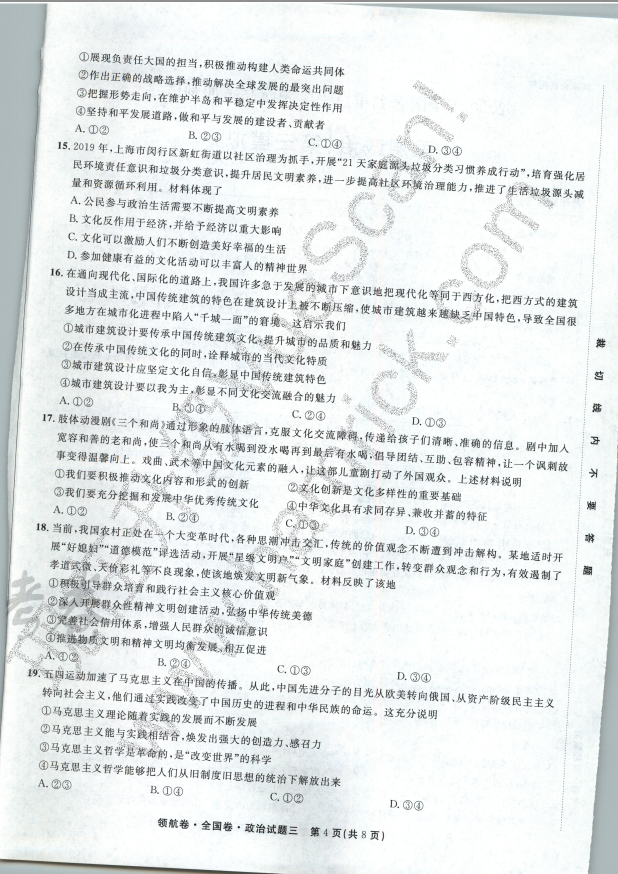
#> input picture testPic/2019-12-20-0101.jpg, 2472 x 3496 px, found by its file name (shown at 1/4 size)
$ python 11_20191220173900.py
#> lines starting #> are read from the running program, lines starting #| are printed output that depends on the picture
#> further down, src is the input picture: shape (3496, 2472, 3); mean B, G, R 232.4, 232.3, 228.3
import numpy as np
import os
from cv2 import cv2 #或者用import cv2（由于库的安装方式不同）

def access_pixels(img):
    """遍历图像每个像素的每个通道"""
    print(img.shape)              #打印图像的高，宽，通道数（返回一个3元素的tuple）
#| (3496, 2472, 3)

    height = img.shape[0]        #将tuple中的元素取出，赋值给height，width，channels
#> height = 3496
    width = img.shape[1]
#> width = 2472
    channels = img.shape[2]
#> channels = 3

    height -= 5
#> height = 3491

    # width = round(width / 10)
    # height = 10 # round(height / 10 )
    #(3496, 2472, 3)
    # height = 10
    width = int( width / 100 ) * 100 # 2400 #int(width)
#> width = 2400
    print("height:%s,width:%s,channels:%s" % (height,width,channels))
#| height:3491,width:2400,channels:3
    print(img.size)              #打印图像数组内总的元素数目（总数=高X宽X通道数）
#| 25926336
    for row in range(height,0,-1000):    #遍历每一行
        # for col in range(0,width,200): #遍历每一列
        for col in range(width,0,-1000): #遍历每一列
            pixelColor = 0 ; # 计算RGB的值
            oldPixelColor = pixelColor
            for channel in range(channels):    #遍历每个通道（三个通道分别是BGR）
                pixelColor = pixelColor * 1000 + img[row][col][channel]
            minColor = abs ( pixelColor - oldPixelColor )
            if ( minColor > 20000000) :
                endRow = row
                endCol = col
                return (endRow,endCol)

        print("\n")
#> `row,col = access_pixels(src)`: row = 3491; col = 2400
#| 3491 2400
                # img[row][col][channel] = 255 - img[row][col][channel]
                #通过数组索引访问该元素，并作出处理
    # cv2.imshow("processed img",img) #将处理后的图像显示出来

#上述自定义函数的功能是像素取反，当然，opencv自带像素取反方法bitwise_not()，不需要这么麻烦
def inverse(img):
    """此函数与access_pixels函数功能一样"""
    dst = cv2.bitwise_not(img)
    cv2.imshow("inversed_img",dst)


def create_img():
    """#创建一张三通道图像"""
    img = np.zeros([600,800,3],dtype=np.uint8)
    #创建高600像素，宽800像素，每个像素有BGR三通道的数组（图像）
    #由于元素都在0~255之内，规定数组元素类型为uint8已足够
    img[:,:,2] = np.ones([600,800])*255
    #img[:,:,2]是一种切片方式，冒号表示该维度从头到尾全部切片取出
    #所以img[:,:,2]表示切片取出所有行，所有列的第三个通道（索引为2）
    #右侧首先创建了一个600X800的二维数组，所有元素初始化为1，再乘上255，即所有元素变为255
    #注意右侧600X800的二维数组与左侧切片部分形状相同，所以可以赋值
    #即所有行，所有列的第三个通道(R)的值都变为255，一二通道(BG)仍为0，即所有像素变为红色BGR(0，0，255)
    cv2.imshow("created_img",img)
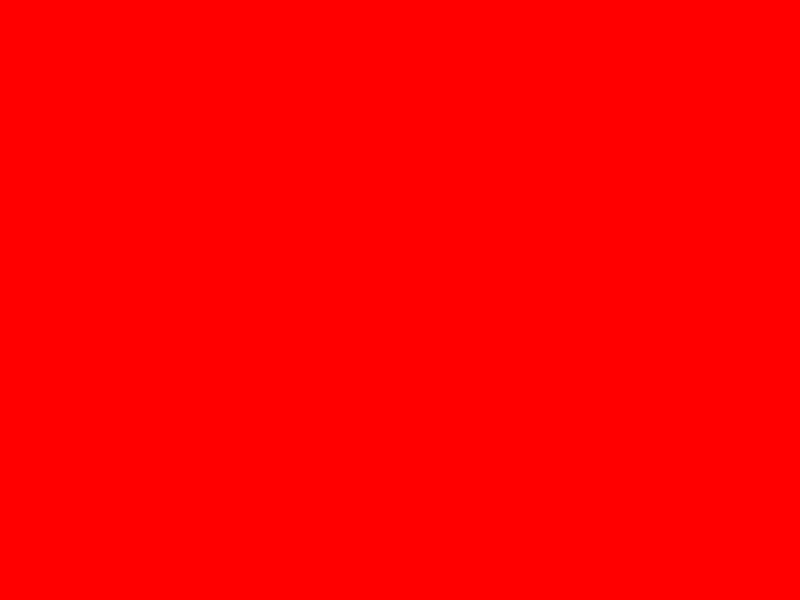
#> window 'created_img': shape (600, 800, 3); mean B, G, R 0, 0, 255


def create_img_1():
    """创建一张单通道图像"""
    img = np.zeros([400,400,1],dtype=np.uint8)
    #高400像素，宽400像素，单通道
    #仍是三维数组，不过第三个维度长度为1，用来表示像素的灰度（0~255）
    img[:,:,0] = np.ones([400,400])*127
    #切片取出所有行所有列的第一个元素（索引为0），灰度元素，并赋值为127
    cv2.imshow("created_img1",img)


src = cv2.imread("testPic/2019-12-20-0101.jpg")  #读取图像
t1 = cv2.getTickCount()    #记录下起始时刻
row,col = access_pixels(src)         #访问图像的每个元素并处理
print(row,col)
create_img()               #通过numpy创建三通道彩色图
create_img_1()            #通过numpy创建单通道灰度图
t2 = cv2.getTickCount()   #记录下结束时刻
time = ((t2-t1)*1000)/cv2.getTickFrequency() #计算中间语句执行所耗时间，单位为ms
print("所耗时间：%s" % time)


# cv2.waitKey(0)
# cv2.destroyAllWindows()
